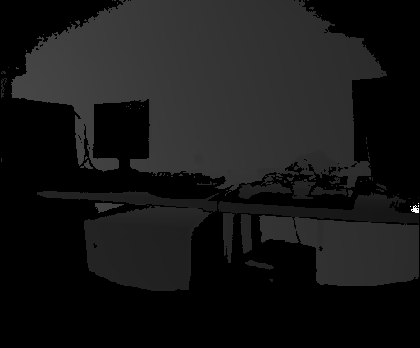
%> input picture misc/4.tiff, 420 x 348 px, shrunk from 512 x 424 before the run
$ octave color_img_stit.m   (GNU Octave 9; MATLAB toolbox functions it lacks are replaced by stand-ins)
%> lines starting %> are read from the running program, lines starting %| are printed output that depends on the picture
clc;
clear all;
close all;

I1 = imread('4.tiff');
%> I1 is the input picture: size 348x420 uint16; min 0, max 65519, mean 6074.8
I2 = imread('5.tiff');
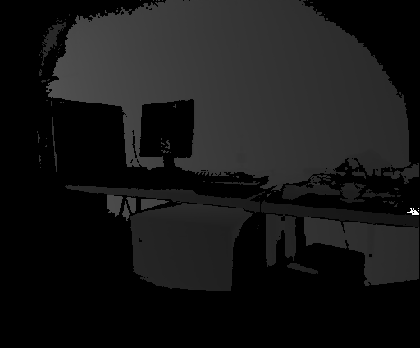
%> input picture misc/5.tiff, 420 x 348 px, shrunk from 512 x 424 before the run
%> I2 is the input picture: size 348x420 uint16; min 0, max 65388, mean 5929.9

F = im2double(I1);
S = im2double(I2);
F(:,:,2) = F(:,:,1);
F(:,:,3) = F(:,:,1);
%> F: size 348x420x3 double
S(:,:,2) = S(:,:,1);
S(:,:,3) = S(:,:,1);
%> S: size 348x420x3 double
[rows cols] = size(F(:,:,1));
%> rows = 348; cols = 420

Tmp = [];

temp = 0;

for j = 1:cols-5% to prevent j to go beyond boundaries.
    for i = 1:rows
        temp = temp + (F(i,j,1) - S(i,1,1))^2;
        temp = temp + (F(i,j+1,1) - S(i,2,1))^2;
        temp = temp + (F(i,j+2,1) - S(i,3,1))^2;
        temp = temp + (F(i,j+3,1) - S(i,4,1))^2;
        temp = temp + (F(i,j+4,1) - S(i,5,1))^2;
    end
    Tmp = [Tmp temp]; % Tmp keeps growing, forming a matrix of 1*cols
    temp = 0;
end
%> this loop made 415 passes
%> Tmp on passes 1 to 3: 1.26, [1.26 1.39], [1.26 1.39 0.924]
%> after the loop, Tmp = 415 values, max 53.81 at index 153, min 0.0877 at index 7, mean 33.04
%

[Min_value, Index] = min(Tmp);
%> Min_value = 0.0877; Index = 7

n_cols = Index + cols - 1;% New column of output image.
%> n_cols = 426

Opimg = [];
for i = 1:rows
    for j = 1:Index-1
        for y = 1:3
            Opimg(i,j,y) = F(i,j,y);% First image is pasted till Index.
        end
    end
    for k = Index:n_cols-1
        for y = 1:2
            Opimg(i,k,y) = S(i,k-Index+1,y);%Second image is pasted after Index.
        end
    end
end
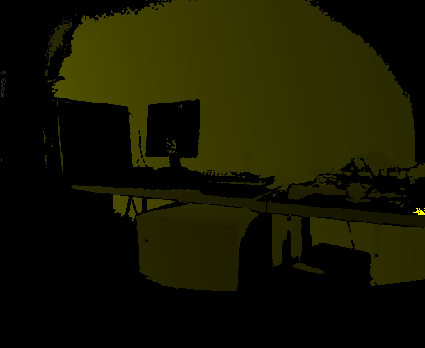
%> Opimg: size 348x425x3 double; mean R, G, B 0.0895, 0.0895, 6.16e-05

[r_Opimg c_Opimg] = size(Opimg(:,:,1));
%> r_Opimg = 348; c_Opimg = 425


subplot(1,3,1);
imshow(F);axis ([1 c_Opimg 1 c_Opimg])
title('First Image');

subplot(1,3,2);
imshow(S);axis ([1 c_Opimg 1 c_Opimg])
title('Second Image');

subplot(1,3,3);
imshow(Opimg);axis ([1 c_Opimg 1 c_Opimg])
title('Stitched Image');
